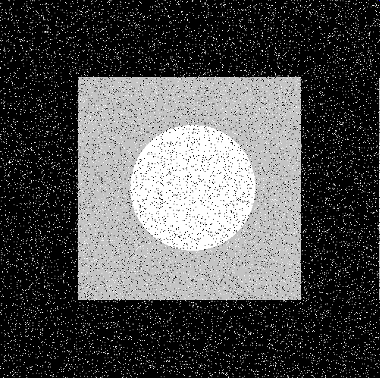
#> input picture Python学习/OpenCV/images/hujiao.png, 380 x 378 px, found by its file name
$ python '03-中值滤波.py'
#> lines starting #> are read from the running program, lines starting #| are printed output that depends on the picture
"""

中值滤波的原理:
    将每个像素点周围的邻域像素按照灰度值大小进行排序
    然后取中间值作为该像素点的输出值。

因为椒盐噪声或脉冲噪声的灰度值通常远远偏离周围像素的灰度值,通过中值滤波可以有效地将这些异常值去除,从而使图像变得更加平滑

中值滤波主要作用是去除图像中的胡椒噪声或其他类型的脉冲噪声。

中值滤波适用于各种类型的图像，特别适合于那些受到椒盐噪声干扰的图像，例如传感器捕获的图像或者在传输过程中受到干扰的图像
"""

import cv2

img = cv2.imread("../../images/hujiao.png")
#> img is the input picture: shape (378, 380, 3); mean B, G, R 79.4, 79.4, 79.4

# 对图像进行中值滤波处理
# ksize 是用于中值滤波的孔径大小，必须是大于1的奇数，例如3、5、7等
# 一般来说 ksize 取值越大，噪声去除越干净，但也会导致图像失真越严重
blurred_image = cv2.medianBlur(img, 5)
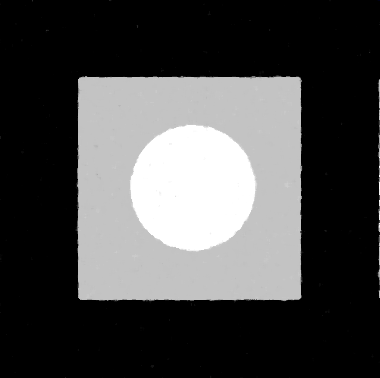
#> blurred_image: shape (378, 380, 3); mean B, G, R 72.9, 72.9, 72.9

# 显示原始图像和滤波后的图像

cv2.imshow('old Image', img)
cv2.imshow('new Image', blurred_image)
cv2.waitKey(0)
cv2.destroyAllWindows()
